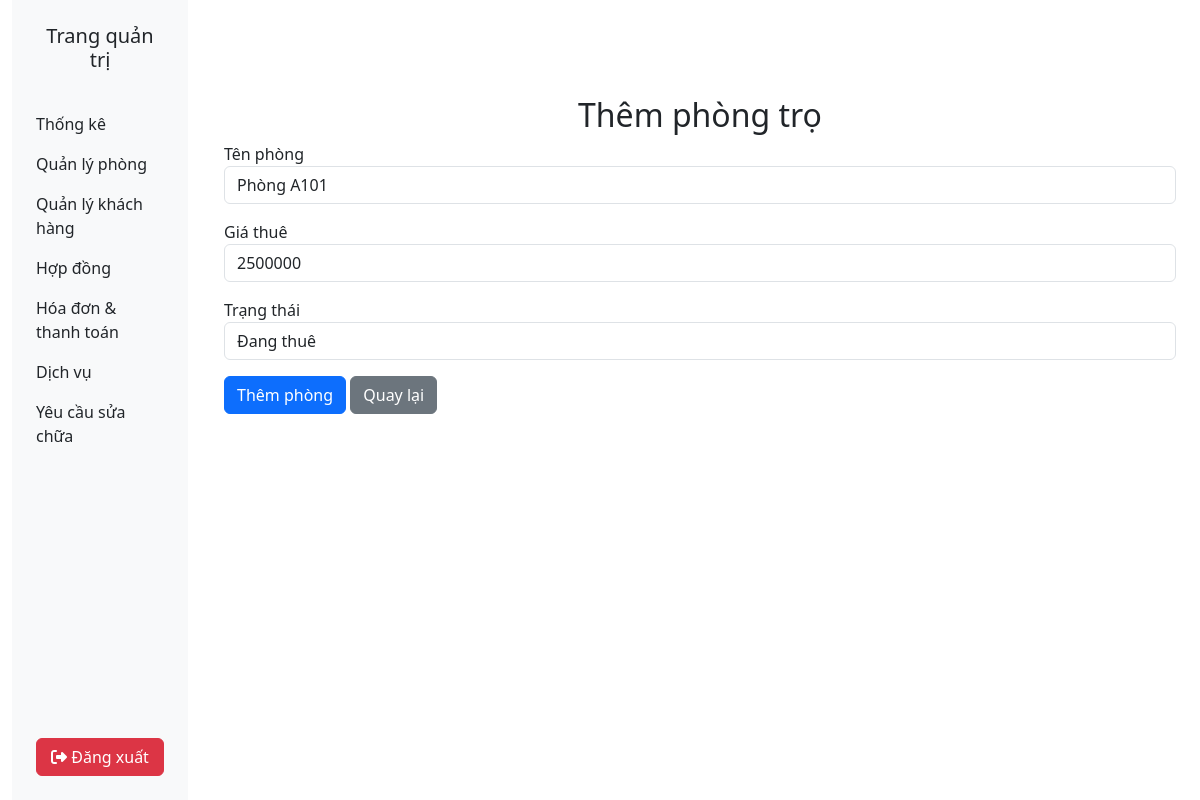
Page /room/update/?id=1 on the committed database.
### tables this page shows
CREATE TABLE rooms (
    id INT AUTO_INCREMENT PRIMARY KEY,
    name VARCHAR(50) NOT NULL,
    price INT NOT NULL,
    status TINYINT(1) DEFAULT 0
);

### app/controllers/RoomController.php (called while the page is built, shortened)
<?php
require_once __DIR__ . '/../models/RoomModel.php';
class RoomController {
    private $roomModel;
    public function __construct() {
        $this->roomModel = new RoomModel();
    }
    public function update() {
        $id = $_GET['id'];
        $room = $this->roomModel->getRoomById($id);
        include __DIR__ . '/../views/rooms/create.php';
    }
}
?>

### index.php (called while the page is built, shortened)
<?php
$router = new Router();
$router->dispatch();
?>

### app/core/Database.php (called while the page is built, shortened)
<?php
class Database {
    private $host = "localhost";
    private $dbname = "boarding_house";
    private $username = "root";
    private $password = "";
    public function __construct() {
        try {
            $this->conn = new PDO("mysql:host=$this->host;dbname=$this->dbname;charset=utf8", $this->username, $this->password);
        } catch (PDOException $e) {
            die("Lỗi kết nối DB: " . $e->getMessage());
        }
    }
}
?>

### app/models/BaseModel.php (called while the page is built, shortened)
<?php
require_once __DIR__ . '/../core/Database.php';
class BaseModel
{
    protected $db;
    public function __construct()
    {
        $this->db = new Database();
    }
    protected function query($sql, $params = [])
    {
        $stmt = $this->db->conn->prepare($sql);
        $stmt->execute($params);
        return $stmt;
    }
    public function findById($table, $id)
    {
        return $this->query("SELECT * FROM $table WHERE id = ?", [$id])->fetch(PDO::FETCH_ASSOC);
    }
}
?>

### app/models/RoomModel.php (called while the page is built, shortened)
<?php
require_once __DIR__ . '/BaseModel.php';
class RoomModel extends BaseModel
{
    protected $table = "rooms";
    public function getRoomById($id)
    {
        return $this->findById($this->table, $id);
    }
}
?>

### app/views/rooms/create.php (the view, shortened to what this page needs)
<div class="container mt-5">
    <h2 class="text-center">Thêm phòng trọ</h2>
    <form id="roomForm" method="POST">
        <div class="mb-3">
            <label>Tên phòng</label>
            <input type="text" class="form-control" name="name" required value="<?= $room['name'] ?? '' ?>">
        </div>
        <div class="mb-3">
            <label>Giá thuê</label>
            <input type="number" class="form-control" name="price" required value="<?= $room['price'] ?? '' ?>">
        </div>
        <div class="mb-3">
            <label>Trạng thái</label>
            <select class="form-control" name="status">
                <option value="1" <?= isset($room['status']) && $room['status'] == 1 ? 'selected' : '' ?>>Đang thuê</option>
            </select>
        </div>
        <button type="submit" class="btn btn-primary">Thêm phòng</button>
        <a href="room_list.php" class="btn btn-secondary">Quay lại</a>
    </form>
</div>
<?php
require_once __DIR__ . '/../layouts/index.php';
?>

### rows in the picture
rooms: name "Phòng A101", price "2500000", status "Đang thuê"
